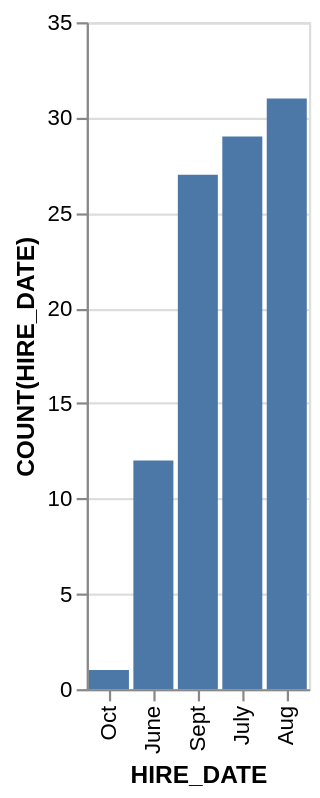

Here is the Vega-Lite specification saved for this chart:
### Vega-Lite specification from a JSON file in a GitHub repository (floating-point values rounded to 4 significant figures)
{"data": {"values": [{"x_data": "Oct", "y_data": 1}, {"x_data": "June", "y_data": 12}, {"x_data": "Sept", "y_data": 27}, {"x_data": "July", "y_data": 29}, {"x_data": "Aug", "y_data": 31}]}, "mark": "bar", "encoding": {"x": {"field": "x_data", "type": "nominal", "title": "HIRE_DATE", "sort": {"op": "sum", "field": "y_data", "order": "ascending"}}, "y": {"field": "y_data", "type": "quantitative", "title": "COUNT(HIRE_DATE)"}}}
